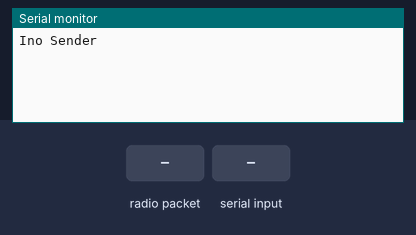
The program below on a simulated Arduino Uno, built with avr-gcc and run on an emulated ATmega328P. Shown: the last lines printed to the serial monitor. The test bench sets the inputs (shaded band). No radio packets arrive unless stated.

Above: at 1.2 s.
1.3 s: radio packet "1" arrives
At 2.4 s:
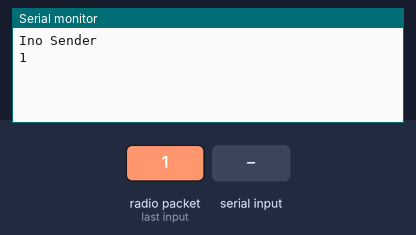
2.8 s: "1" received over Serial
At 3.5 s:
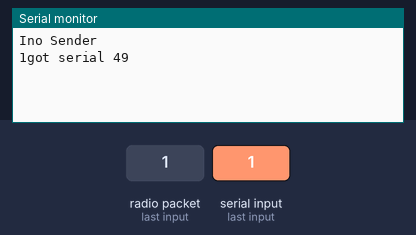

Measured:
- after the input at 1.3 s, the serial monitor: prints a new line at once (image 1)
- after the input at 2.8 s, the serial monitor: prints a new line at once (image 2)

The program:

main.cpp
```cpp
#include <SPI.h>
#include <LoRa.h>

int counter = 0;

void setup() {
  Serial.begin(115200);
  while (!Serial);

  Serial.println("Ino Sender");

  LoRa.setPins(10, 9, 8);
  //LoRa.setSignalBandwidth(500E3);
  //LoRa.setCodingRate4(5);
  //LoRa.setSpreadingFactor(7);
  //LoRa.setGain(1);

  if (!LoRa.begin(868E6)) {
    Serial.println("Starting LoRa failed!");
    while (1);
  }
}

void loop() {
  uint8_t buff[100] = {0};
  int size = 0;
  while(Serial.available())
  {
    buff[size++] = Serial.read();
    Serial.print("got serial ");
    Serial.println(buff[size - 1]);
  }

  if(size > 0)
  {
    //Serial.println("Send LoRa");
    LoRa.beginPacket();
    LoRa.write(buff, size);
    LoRa.endPacket(true);
  }

  // read packet
  int packetSize = LoRa.parsePacket();
  while (packetSize != 0 && LoRa.available()) {
    Serial.write((char)LoRa.read());
  }

}
```
